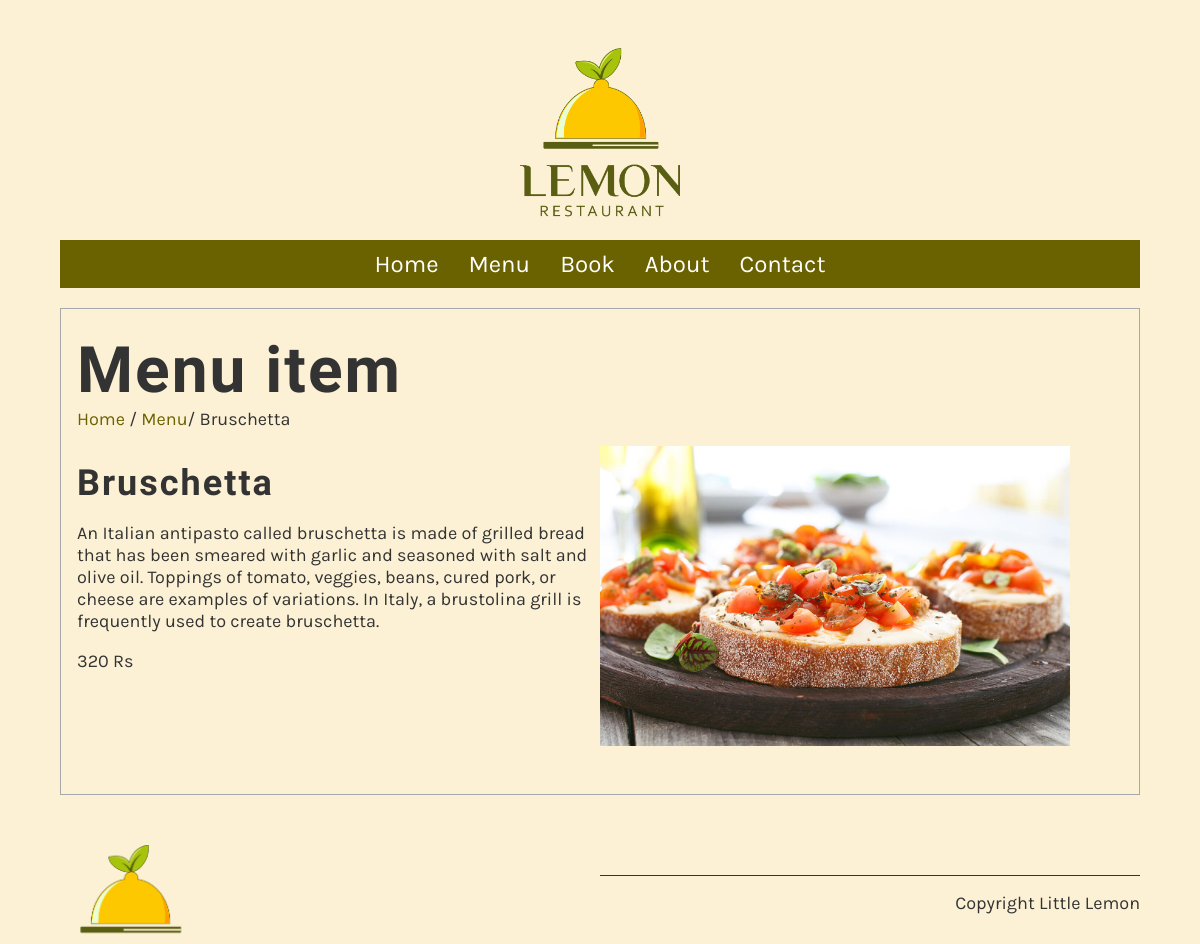
Page /menu_item/4/ on the committed database.
### restaurant/models.py (models this page shows, shortened)
class Menu(models.Model):
    name = models.CharField(max_length=200)
    price = models.IntegerField()
    description = models.TextField(max_length=1000, default='')

### restaurant/views.py (the view)
# urls.py: path('menu_item/<int:pk>/', views.display_menu_item, name="menu_item"),
def display_menu_item(request, pk=None):
    if pk:
        menu_item = Menu.objects.get(pk=pk)
    else:
        menu_item = ''
    return render(request, "menu_item.html", {"menu_item":menu_item})

### templates/menu_item.html
{% extends 'base.html' %}
{% load static %}
{% block content %}
<section>
    <article>
        <h1>Menu item</h1>
        <span>
            <a href="{% url 'home' %}">Home</a> /
            <a href="{% url 'menu' %}">Menu</a>/
            {{ menu_item.name }}
        </span>
        <div class="row">
            <div class="column">
                <h2>
                    {{ menu_item.name }}
                </h2>
                <p>
                    {{ menu_item.description }}
                </p>
                <p>
                    {{ menu_item.price }} Rs
                </p>
            </div>
            <div class="column">
                <img class="menu__img" src="{% static 'img/menu_items/' %}{{menu_item.name}}.jpg" alt="{{ menu_item.name }}" />
            </div>
        </div>
    </article>
</section>
{% endblock %}

### restaurant/static/css/style.css (style rules this page uses)
:root { --nav-bar: hsl(55, 98%, 21%); --bg-body: hsl(44, 87%, 91%); --text1: hsl(0, 0%, 100%); --light-white: hsl(0, 0%, 97%); --text2: hsl(0, 0%, 20%); --fillin-text: hsl(60, 100%, 50%); --border-gray: hsl(0, 0%, 66%); --link-color: hsl(28, 87%, 67%); --contact-gray: hsl(0, 0%, 86%); --fs-18: 1.125rem; --fs-24: 1.5rem; --fs-32: 2rem; --fs-36: 2.25rem; --fs-64: 4rem; --img-height-300: 18.75rem; --img-width-470: 29.375rem; --container: 69.375rem; --transition: 250ms ease-in-out; }
html { box-sizing: border-box; font-size: 100%; }
*, *::before, *::after { box-sizing: inherit; }
html, body { overflow-x: hidden; }
body { padding: 0; background-color: var(--bg-body); color: var(--text2); font-family: 'Karla', sans-serif; margin-top: 3rem; margin-bottom: 3rem; margin-block: 0; margin-left: 5%; margin-right: 5%; font-size: var(--fs-18); }
article { flex: 1; }
main article { border: 1px solid var(--border-gray); padding-left: 1rem; padding-right: 1rem; }
article img { max-width: 100%; }
h1, h2, h3, h4, h5, h6 { font-family: 'Markazi Text', serif; letter-spacing: 2px; }
h1 { font-size: var(--fs-64); margin-top: 1.5rem; margin-bottom: 0; }
h2 { font-size: var(--fs-36); color: var(--text2); margin:1rem 0; }
a { color: var(--nav-bar); text-decoration: none; }
.row { display: flex; flex-direction: column; width: 100%; padding-block: 1rem; }
.column { flex-basis: 50%; margin-bottom: 1rem; padding-bottom: 1rem; }
@media (min-width: 37.5em) { .row { flex-direction: row; width: 100%; } }
.menu__img { display: block; width: var(--img-width-470); height: var(--img-height-300); }

### rows in the picture
Menu: name "Bruschetta", description "An Italian antipasto called bruschetta is made of grilled bread that has been smeared with garlic and seasoned with salt and olive oil. Toppings of tomato, veggies, beans, cured pork, or cheese are examples of variations. In Italy, a brustolina grill is frequently used to create bruschetta.", price "320", name (picture)
